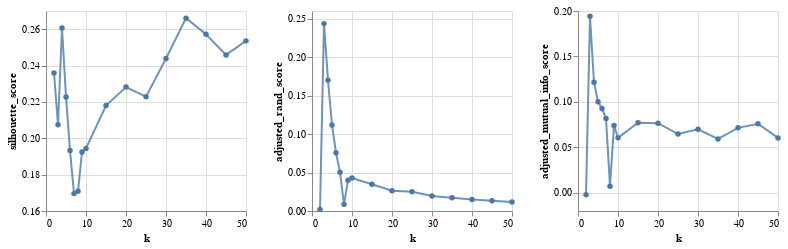

The notebook cell this image was saved under:
### Markdown cell above
## ICA + k-means

### Code cell
loan_metric_df = compare_k_values(loan_ica_data, loan_y_train)
plot_kmeans(loan_metric_df, True)

### Figure 1 — Vega-Lite specification as saved in the notebook (floating-point values rounded to 4 significant figures)
{"config": {"view": {"continuousWidth": 400, "continuousHeight": 300}}, "repeat": ["silhouette_score", "adjusted_rand_score", "adjusted_mutual_info_score"], "spec": {"data": {"name": "data-a76539c2d827ed1a9b825b225658087b"}, "mark": {"type": "line", "opacity": 0.8, "point": true}, "encoding": {"x": {"field": "k", "type": "quantitative"}, "y": {"field": {"repeat": "repeat"}, "scale": {"zero": false}, "type": "quantitative"}}, "height": 200, "width": 200}, "columns": 3, "$schema": "https://vega.github.io/schema/vega-lite/v4.17.0.json", "datasets": {"data-a76539c2d827ed1a9b825b225658087b": [{"k": 2, "fit_time": 0.01468, "pred_time": 0.0007951, "silhouette_score": 0.236, "adjusted_rand_score": 0.00193, "adjusted_mutual_info_score": -0.002047, "inertias": 8.001}, {"k": 3, "fit_time": 0.0509, "pred_time": 0.0006919, "silhouette_score": 0.2074, "adjusted_rand_score": 0.2436, "adjusted_mutual_info_score": 0.1941, "inertias": 7.186}, {"k": 4, "fit_time": 0.01149, "pred_time": 0.0003991, "silhouette_score": 0.2606, "adjusted_rand_score": 0.17, "adjusted_mutual_info_score": 0.1216, "inertias": 6.477}, {"k": 5, "fit_time": 0.01085, "pred_time": 0.0003679, "silhouette_score": 0.2228, "adjusted_rand_score": 0.1118, "adjusted_mutual_info_score": 0.1002, "inertias": 5.881}, {"k": 6, "fit_time": 0.01101, "pred_time": 0.0003541, "silhouette_score": 0.1932, "adjusted_rand_score": 0.07578, "adjusted_mutual_info_score": 0.09264, "inertias": 5.454}, {"k": 7, "fit_time": 0.01322, "pred_time": 0.0006671, "silhouette_score": 0.1696, "adjusted_rand_score": 0.05029, "adjusted_mutual_info_score": 0.08171, "inertias": 5.135}, {"k": 8, "fit_time": 0.01167, "pred_time": 0.000334, "silhouette_score": 0.1709, "adjusted_rand_score": 0.008627, "adjusted_mutual_info_score": 0.00722, "inertias": 4.833}, {"k": 9, "fit_time": 0.01636, "pred_time": 0.000587, "silhouette_score": 0.1925, "adjusted_rand_score": 0.04014, "adjusted_mutual_info_score": 0.07411, "inertias": 4.281}, {"k": 10, "fit_time": 0.01313, "pred_time": 0.0003469, "silhouette_score": 0.1944, "adjusted_rand_score": 0.04285, "adjusted_mutual_info_score": 0.06045, "inertias": 4.065}, {"k": 15, "fit_time": 0.01209, "pred_time": 0.0003629, "silhouette_score": 0.218, "adjusted_rand_score": 0.03473, "adjusted_mutual_info_score": 0.07703, "inertias": 3.321}, {"k": 20, "fit_time": 0.007218, "pred_time": 0.000298, "silhouette_score": 0.2281, "adjusted_rand_score": 0.02646, "adjusted_mutual_info_score": 0.07654, "inertias": 2.89}, {"k": 25, "fit_time": 0.0134, "pred_time": 0.0003684, "silhouette_score": 0.2229, "adjusted_rand_score": 0.02498, "adjusted_mutual_info_score": 0.06467, "inertias": 2.529}, {"k": 30, "fit_time": 0.01371, "pred_time": 0.000288, "silhouette_score": 0.2438, "adjusted_rand_score": 0.0195, "adjusted_mutual_info_score": 0.06984, "inertias": 2.259}, {"k": 35, "fit_time": 0.01576, "pred_time": 0.0003569, "silhouette_score": 0.2661, "adjusted_rand_score": 0.01734, "adjusted_mutual_info_score": 0.05925, "inertias": 2.022}, {"k": 40, "fit_time": 0.01055, "pred_time": 0.00038, "silhouette_score": 0.2572, "adjusted_rand_score": 0.0149, "adjusted_mutual_info_score": 0.07147, "inertias": 1.857}, {"k": 45, "fit_time": 0.01172, "pred_time": 0.000284, "silhouette_score": 0.2458, "adjusted_rand_score": 0.01334, "adjusted_mutual_info_score": 0.07593, "inertias": 1.703}, {"k": 50, "fit_time": 0.009751, "pred_time": 0.0008731, "silhouette_score": 0.2536, "adjusted_rand_score": 0.01179, "adjusted_mutual_info_score": 0.06037, "inertias": 1.582}]}}
